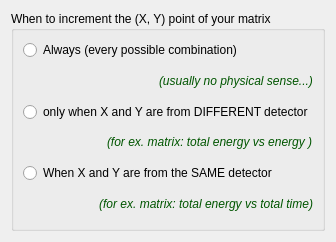
  <widget class="QWizardPage" name="wizardPage_combinations">
   <property name="title">
    <string>Combinations of X, Y incrementers</string>
   </property>
   <property name="subTitle">
    <string>You specified more than one incrementer on X or Y table of incrementers. So there is more than one combination of x,y possible.</string>
   </property>
   <attribute name="pageId">
    <string notr="true">60</string>
   </attribute>
   <layout class="QVBoxLayout" name="verticalLayout_14">
    <item>
     <widget class="QGroupBox" name="groupBox_radiobuttons_combinations">
      <property name="minimumSize">
       <size>
        <width>0</width>
        <height>220</height>
       </size>
      </property>
      <property name="title">
       <string>When to increment the (X, Y) point of your matrix</string>
      </property>
      <layout class="QVBoxLayout" name="verticalLayout_12">
       <item>
        <widget class="QRadioButton" name="radio_always">
         <property name="text">
          <string>Always (every possible combination)</string>
         </property>
        </widget>
       </item>
       <item>
        <layout class="QHBoxLayout" name="horizontalLayout_15">
         <item>
          <spacer name="horizontalSpacer_10">
           <property name="orientation">
            <enum>Qt::Orientation::Horizontal</enum>
           </property>
           <property name="sizeHint" stdset="0">
            <size>
             <width>40</width>
             <height>20</height>
            </size>
           </property>
          </spacer>
         </item>
         <item>
          <widget class="QLabel" name="textLabel1_8">
           <property name="text">
            <string>&lt;html&gt;&lt;head/&gt;&lt;body&gt;&lt;p&gt;&lt;span style=&quot; font-size:medium; font-style:italic; color:#005500;&quot;&gt;(usually no physical sense...)&lt;/span&gt;&lt;/p&gt;&lt;/body&gt;&lt;/html&gt;</string>
           </property>
           <property name="alignment">
            <set>Qt::AlignmentFlag::AlignVCenter</set>
           </property>
           <property name="wordWrap">
            <bool>false</bool>
           </property>
          </widget>
         </item>
        </layout>
       </item>
       <item>
        <widget class="QRadioButton" name="radio_different">
         <property name="text">
          <string>only when X and Y are from DIFFERENT detector</string>
         </property>
        </widget>
       </item>
       <item>
        <layout class="QHBoxLayout" name="horizontalLayout_13">
         <item>
          <spacer name="horizontalSpacer_8">
           <property name="orientation">
            <enum>Qt::Orientation::Horizontal</enum>
           </property>
           <property name="sizeHint" stdset="0">
            <size>
             <width>40</width>
             <height>20</height>
            </size>
           </property>
          </spacer>
         </item>
         <item>
          <widget class="QLabel" name="textLabel1_7">
           <property name="text">
            <string>&lt;html&gt;&lt;head/&gt;&lt;body&gt;&lt;p&gt;&lt;span style=&quot; font-size:medium; font-style:italic; color:#005500;&quot;&gt;(for ex.  matrix:    total energy vs energy )&lt;/span&gt;&lt;/p&gt;&lt;/body&gt;&lt;/html&gt;</string>
           </property>
           <property name="alignment">
            <set>Qt::AlignmentFlag::AlignVCenter</set>
           </property>
           <property name="wordWrap">
            <bool>false</bool>
           </property>
          </widget>
         </item>
        </layout>
       </item>
       <item>
        <widget class="QRadioButton" name="radio_same">
         <property name="text">
          <string>When X and Y are from the SAME detector </string>
         </property>
        </widget>
       </item>
       <item>
        <layout class="QHBoxLayout" name="horizontalLayout_14">
         <item>
          <spacer name="horizontalSpacer_9">
           <property name="orientation">
            <enum>Qt::Orientation::Horizontal</enum>
           </property>
           <property name="sizeHint" stdset="0">
            <size>
             <width>40</width>
             <height>20</height>
            </size>
           </property>
          </spacer>
         </item>
         <item>
          <widget class="QLabel" name="textLabel1_7_2">
           <property name="text">
            <string>&lt;html&gt;&lt;head/&gt;&lt;body&gt;&lt;p align=&quot;right&quot;&gt;&lt;span style=&quot; font-size:medium; font-style:italic; color:#005500;&quot;&gt;(for ex. matrix: total energy vs total time)&lt;/span&gt;&lt;/p&gt;&lt;/body&gt;&lt;/html&gt;</string>
           </property>
           <property name="alignment">
            <set>Qt::AlignmentFlag::AlignVCenter</set>
           </property>
           <property name="wordWrap">
            <bool>false</bool>
           </property>
          </widget>
         </item>
        </layout>
       </item>
      </layout>
     </widget>
    </item>
   </layout>
  </widget>
